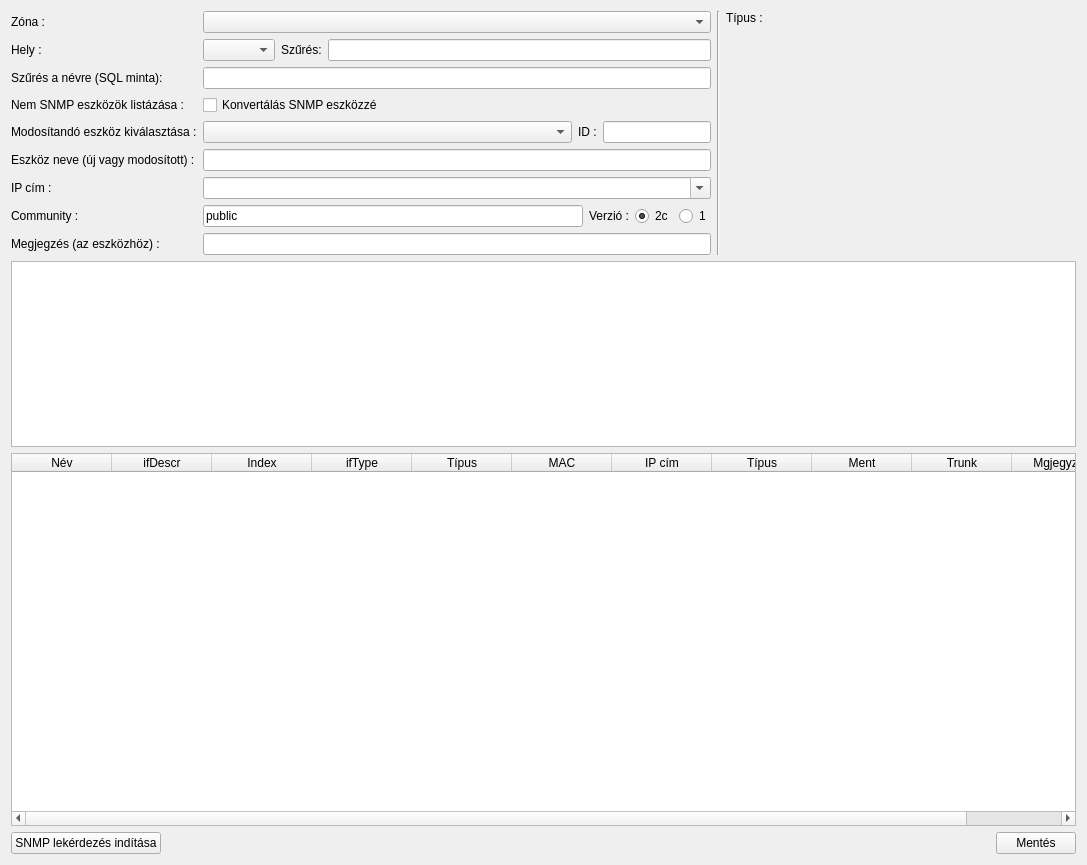
<?xml version="1.0" encoding="UTF-8"?>
<ui version="4.0">
 <class>cSnmpDevQuery</class>
 <widget class="QWidget" name="cSnmpDevQuery">
  <property name="geometry">
   <rect>
    <x>0</x>
    <y>0</y>
    <width>1087</width>
    <height>865</height>
   </rect>
  </property>
  <property name="windowTitle">
   <string>Form</string>
  </property>
  <layout class="QVBoxLayout" name="verticalLayout_2" stretch="0,1,2,0">
   <item>
    <layout class="QHBoxLayout" name="horizontalLayout_2" stretch="2,0,1">
     <item>
      <layout class="QFormLayout" name="formLayout">
       <item row="0" column="0">
        <widget class="QLabel" name="labelZone">
         <property name="text">
          <string>Zóna :</string>
         </property>
        </widget>
       </item>
       <item row="0" column="1">
        <widget class="QComboBox" name="comboBoxZone"/>
       </item>
       <item row="2" column="0">
        <widget class="QLabel" name="labelPlace">
         <property name="text">
          <string>Hely :</string>
         </property>
        </widget>
       </item>
       <item row="2" column="1">
        <layout class="QHBoxLayout" name="horizontalLayout_5">
         <item>
          <widget class="QComboBox" name="comboBoxPlace"/>
         </item>
         <item>
          <widget class="QLabel" name="label_2">
           <property name="text">
            <string>Szűrés:</string>
           </property>
          </widget>
         </item>
         <item>
          <widget class="QLineEdit" name="lineEditPatPlace"/>
         </item>
        </layout>
       </item>
       <item row="3" column="0">
        <widget class="QLabel" name="labelPatName">
         <property name="text">
          <string>Szűrés a névre (SQL minta):</string>
         </property>
        </widget>
       </item>
       <item row="3" column="1">
        <widget class="QLineEdit" name="lineEditPatName"/>
       </item>
       <item row="4" column="0">
        <widget class="QLabel" name="labelToSnmp">
         <property name="text">
          <string>Nem SNMP eszközök listázása :</string>
         </property>
        </widget>
       </item>
       <item row="4" column="1">
        <widget class="QCheckBox" name="checkBoxToSnmp">
         <property name="text">
          <string>Konvertálás SNMP eszközzé</string>
         </property>
        </widget>
       </item>
       <item row="5" column="0">
        <widget class="QLabel" name="labelNode">
         <property name="text">
          <string>Modosítandó eszköz kiválasztása :</string>
         </property>
        </widget>
       </item>
       <item row="5" column="1">
        <layout class="QHBoxLayout" name="horizontalLayout_4" stretch="1,0,0">
         <item>
          <widget class="QComboBox" name="comboBoxNode"/>
         </item>
         <item>
          <widget class="QLabel" name="label">
           <property name="text">
            <string>ID :</string>
           </property>
          </widget>
         </item>
         <item>
          <widget class="QLineEdit" name="lineEditNodeId">
           <property name="sizePolicy">
            <sizepolicy hsizetype="Maximum" vsizetype="Fixed">
             <horstretch>0</horstretch>
             <verstretch>0</verstretch>
            </sizepolicy>
           </property>
           <property name="text">
            <string/>
           </property>
           <property name="readOnly">
            <bool>true</bool>
           </property>
          </widget>
         </item>
        </layout>
       </item>
       <item row="6" column="0">
        <widget class="QLabel" name="labelName">
         <property name="text">
          <string>Eszköz neve (új vagy modosított) :</string>
         </property>
        </widget>
       </item>
       <item row="6" column="1">
        <widget class="QLineEdit" name="lineEditName"/>
       </item>
       <item row="7" column="0">
        <widget class="QLabel" name="labelIP">
         <property name="text">
          <string>IP cím :</string>
         </property>
        </widget>
       </item>
       <item row="7" column="1">
        <widget class="QComboBox" name="comboBoxIp">
         <property name="editable">
          <bool>true</bool>
         </property>
        </widget>
       </item>
       <item row="9" column="1">
        <layout class="QHBoxLayout" name="horizontalLayout_3">
         <item>
          <widget class="QLineEdit" name="lineEditCom">
           <property name="text">
            <string>public</string>
           </property>
          </widget>
         </item>
         <item>
          <widget class="QLabel" name="labelSnmpV">
           <property name="sizePolicy">
            <sizepolicy hsizetype="Preferred" vsizetype="MinimumExpanding">
             <horstretch>0</horstretch>
             <verstretch>0</verstretch>
            </sizepolicy>
           </property>
           <property name="text">
            <string>Verzió :</string>
           </property>
          </widget>
         </item>
         <item>
          <widget class="QRadioButton" name="radioButtonSnmpV2c">
           <property name="text">
            <string>2c</string>
           </property>
           <property name="checked">
            <bool>true</bool>
           </property>
          </widget>
         </item>
         <item>
          <widget class="QRadioButton" name="radioButtonSnmpV1">
           <property name="text">
            <string>1</string>
           </property>
          </widget>
         </item>
        </layout>
       </item>
       <item row="10" column="0">
        <widget class="QLabel" name="labelNote">
         <property name="text">
          <string>Megjegzés (az eszközhöz) :</string>
         </property>
        </widget>
       </item>
       <item row="10" column="1">
        <widget class="QLineEdit" name="lineEditNote"/>
       </item>
       <item row="9" column="0">
        <widget class="QLabel" name="labelCom">
         <property name="text">
          <string>Community :</string>
         </property>
        </widget>
       </item>
      </layout>
     </item>
     <item>
      <widget class="Line" name="line">
       <property name="orientation">
        <enum>Qt::Vertical</enum>
       </property>
      </widget>
     </item>
     <item>
      <layout class="QVBoxLayout" name="verticalLayoutType">
       <item>
        <widget class="QLabel" name="labelType">
         <property name="text">
          <string>Típus :</string>
         </property>
         <property name="alignment">
          <set>Qt::AlignLeading|Qt::AlignLeft|Qt::AlignTop</set>
         </property>
        </widget>
       </item>
      </layout>
     </item>
    </layout>
   </item>
   <item>
    <widget class="QTextEdit" name="textEdit">
     <property name="readOnly">
      <bool>true</bool>
     </property>
    </widget>
   </item>
   <item>
    <widget class="QTableWidget" name="tableWidget">
     <property name="editTriggers">
      <set>QAbstractItemView::DoubleClicked</set>
     </property>
     <attribute name="horizontalHeaderStretchLastSection">
      <bool>true</bool>
     </attribute>
     <attribute name="verticalHeaderVisible">
      <bool>false</bool>
     </attribute>
     <column>
      <property name="text">
       <string>Név</string>
      </property>
     </column>
     <column>
      <property name="text">
       <string>ifDescr</string>
      </property>
     </column>
     <column>
      <property name="text">
       <string>Index</string>
      </property>
     </column>
     <column>
      <property name="text">
       <string>ifType</string>
      </property>
     </column>
     <column>
      <property name="text">
       <string>Típus</string>
      </property>
     </column>
     <column>
      <property name="text">
       <string>MAC</string>
      </property>
     </column>
     <column>
      <property name="text">
       <string>IP cím</string>
      </property>
     </column>
     <column>
      <property name="text">
       <string>Típus</string>
      </property>
     </column>
     <column>
      <property name="text">
       <string>Ment</string>
      </property>
     </column>
     <column>
      <property name="text">
       <string>Trunk</string>
      </property>
     </column>
     <column>
      <property name="text">
       <string>Mgjegyzés</string>
      </property>
     </column>
    </widget>
   </item>
   <item>
    <layout class="QHBoxLayout" name="horizontalLayout">
     <item>
      <widget class="QPushButton" name="pushButtonQuery">
       <property name="text">
        <string>SNMP lekérdezés indítása</string>
       </property>
      </widget>
     </item>
     <item>
      <spacer name="horizontalSpacer">
       <property name="orientation">
        <enum>Qt::Horizontal</enum>
       </property>
       <property name="sizeHint" stdset="0">
        <size>
         <width>40</width>
         <height>20</height>
        </size>
       </property>
      </spacer>
     </item>
     <item>
      <widget class="QPushButton" name="pushButtonSave">
       <property name="text">
        <string>Mentés</string>
       </property>
      </widget>
     </item>
    </layout>
   </item>
  </layout>
 </widget>
 <resources/>
 <connections/>
</ui>
